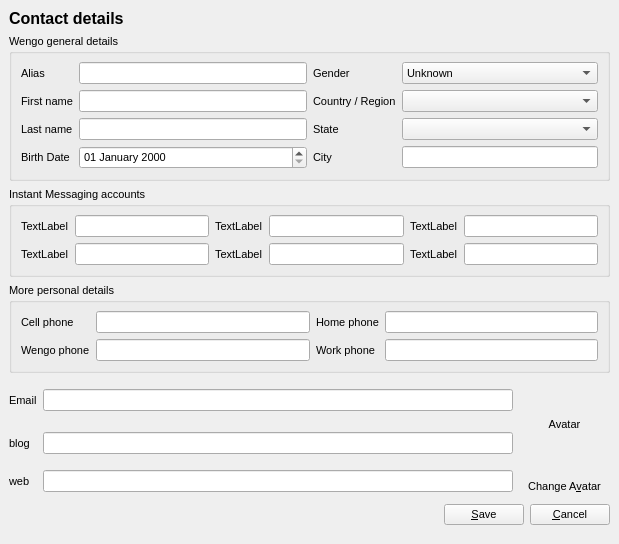
<ui version="4.0" >
 <author></author>
 <comment></comment>
 <exportmacro></exportmacro>
 <class>Form</class>
 <widget class="QWidget" name="Form" >
  <property name="geometry" >
   <rect>
    <x>0</x>
    <y>0</y>
    <width>619</width>
    <height>544</height>
   </rect>
  </property>
  <property name="font" >
   <font>
    <family>MS Shell Dlg</family>
    <pointsize>8</pointsize>
    <weight>50</weight>
    <italic>false</italic>
    <bold>false</bold>
    <underline>false</underline>
    <strikeout>false</strikeout>
   </font>
  </property>
  <property name="windowTitle" >
   <string>Wengophone Contact editor</string>
  </property>
  <layout class="QGridLayout" >
   <property name="margin" >
    <number>9</number>
   </property>
   <property name="spacing" >
    <number>6</number>
   </property>
   <item row="5" column="0" >
    <layout class="QHBoxLayout" >
     <property name="margin" >
      <number>0</number>
     </property>
     <property name="spacing" >
      <number>6</number>
     </property>
     <item>
      <layout class="QHBoxLayout" >
       <property name="margin" >
        <number>0</number>
       </property>
       <property name="spacing" >
        <number>6</number>
       </property>
       <item>
        <spacer>
         <property name="orientation" >
          <enum>Qt::Horizontal</enum>
         </property>
         <property name="sizeHint" >
          <size>
           <width>237</width>
           <height>24</height>
          </size>
         </property>
        </spacer>
       </item>
       <item>
        <widget class="QPushButton" name="saveChange" >
         <property name="text" >
          <string>&amp;Save</string>
         </property>
        </widget>
       </item>
       <item>
        <widget class="QPushButton" name="cancelChange" >
         <property name="text" >
          <string>&amp;Cancel</string>
         </property>
        </widget>
       </item>
      </layout>
     </item>
    </layout>
   </item>
   <item row="2" column="0" >
    <widget class="QGroupBox" name="IMAccountGroup" >
     <property name="title" >
      <string>Instant Messaging accounts</string>
     </property>
     <property name="flat" >
      <bool>false</bool>
     </property>
     <property name="checkable" >
      <bool>false</bool>
     </property>
     <layout class="QGridLayout" >
      <property name="margin" >
       <number>9</number>
      </property>
      <property name="spacing" >
       <number>6</number>
      </property>
      <item row="0" column="4" >
       <widget class="QLabel" name="imPic3" >
        <property name="text" >
         <string>TextLabel</string>
        </property>
       </widget>
      </item>
      <item row="0" column="2" >
       <widget class="QLabel" name="imPic2" >
        <property name="text" >
         <string>TextLabel</string>
        </property>
       </widget>
      </item>
      <item row="1" column="4" >
       <widget class="QLabel" name="imPic6" >
        <property name="text" >
         <string>TextLabel</string>
        </property>
       </widget>
      </item>
      <item row="1" column="1" >
       <widget class="QLineEdit" name="imAccount4" />
      </item>
      <item row="1" column="3" >
       <widget class="QLineEdit" name="imAccount5" />
      </item>
      <item row="0" column="3" >
       <widget class="QLineEdit" name="imAccount2" />
      </item>
      <item row="1" column="0" >
       <widget class="QLabel" name="imPic4" >
        <property name="text" >
         <string>TextLabel</string>
        </property>
       </widget>
      </item>
      <item row="1" column="5" >
       <widget class="QLineEdit" name="imAccount6" />
      </item>
      <item row="1" column="2" >
       <widget class="QLabel" name="imPic5" >
        <property name="text" >
         <string>TextLabel</string>
        </property>
       </widget>
      </item>
      <item row="0" column="1" >
       <widget class="QLineEdit" name="imAccount1" />
      </item>
      <item row="0" column="0" >
       <widget class="QLabel" name="imPic1" >
        <property name="text" >
         <string>TextLabel</string>
        </property>
       </widget>
      </item>
      <item row="0" column="5" >
       <widget class="QLineEdit" name="imAccount3" />
      </item>
     </layout>
    </widget>
   </item>
   <item row="1" column="0" >
    <widget class="QGroupBox" name="wengoGeneralDetailsGroup" >
     <property name="layoutDirection" >
      <enum>Qt::LeftToRight</enum>
     </property>
     <property name="title" >
      <string>Wengo general details</string>
     </property>
     <property name="flat" >
      <bool>false</bool>
     </property>
     <property name="checkable" >
      <bool>false</bool>
     </property>
     <layout class="QGridLayout" >
      <property name="margin" >
       <number>9</number>
      </property>
      <property name="spacing" >
       <number>6</number>
      </property>
      <item row="0" column="0" >
       <layout class="QGridLayout" >
        <property name="margin" >
         <number>0</number>
        </property>
        <property name="spacing" >
         <number>6</number>
        </property>
        <item row="3" column="0" >
         <widget class="QLabel" name="label_7" >
          <property name="text" >
           <string>Birth Date</string>
          </property>
         </widget>
        </item>
        <item row="2" column="1" >
         <widget class="QLineEdit" name="lastName" >
          <property name="maxLength" >
           <number>20</number>
          </property>
         </widget>
        </item>
        <item row="1" column="1" >
         <widget class="QLineEdit" name="firstName" >
          <property name="maxLength" >
           <number>20</number>
          </property>
         </widget>
        </item>
        <item row="3" column="1" >
         <widget class="QDateEdit" name="birthDate" >
          <property name="displayFormat" >
           <string>dd MMMM yyyy</string>
          </property>
         </widget>
        </item>
        <item row="1" column="0" >
         <widget class="QLabel" name="label_5" >
          <property name="text" >
           <string>First name</string>
          </property>
         </widget>
        </item>
        <item row="0" column="1" >
         <widget class="QLineEdit" name="alias" />
        </item>
        <item row="0" column="0" >
         <widget class="QLabel" name="label_3" >
          <property name="text" >
           <string>Alias</string>
          </property>
         </widget>
        </item>
        <item row="2" column="0" >
         <widget class="QLabel" name="label_6" >
          <property name="text" >
           <string>Last name</string>
          </property>
         </widget>
        </item>
       </layout>
      </item>
      <item row="0" column="1" >
       <layout class="QGridLayout" >
        <property name="margin" >
         <number>0</number>
        </property>
        <property name="spacing" >
         <number>6</number>
        </property>
        <item row="3" column="1" >
         <widget class="QLineEdit" name="city" >
          <property name="maxLength" >
           <number>20</number>
          </property>
         </widget>
        </item>
        <item row="2" column="0" >
         <widget class="QLabel" name="label_12" >
          <property name="text" >
           <string>State</string>
          </property>
         </widget>
        </item>
        <item row="0" column="0" >
         <widget class="QLabel" name="label_10" >
          <property name="text" >
           <string>Gender</string>
          </property>
         </widget>
        </item>
        <item row="1" column="1" >
         <widget class="QComboBox" name="country" />
        </item>
        <item row="1" column="0" >
         <widget class="QLabel" name="label_11" >
          <property name="text" >
           <string>Country / Region</string>
          </property>
         </widget>
        </item>
        <item row="2" column="1" >
         <widget class="QComboBox" name="state" />
        </item>
        <item row="3" column="0" >
         <widget class="QLabel" name="label_8" >
          <property name="text" >
           <string>City</string>
          </property>
         </widget>
        </item>
        <item row="0" column="1" >
         <widget class="QComboBox" name="gender" >
          <item>
           <property name="text" >
            <string>Unknown</string>
           </property>
          </item>
          <item>
           <property name="text" >
            <string>Male</string>
           </property>
          </item>
          <item>
           <property name="text" >
            <string>Female</string>
           </property>
          </item>
         </widget>
        </item>
       </layout>
      </item>
     </layout>
    </widget>
   </item>
   <item row="4" column="0" >
    <layout class="QGridLayout" >
     <property name="margin" >
      <number>0</number>
     </property>
     <property name="spacing" >
      <number>6</number>
     </property>
     <item row="1" column="0" >
      <widget class="QLabel" name="label_20" >
       <property name="text" >
        <string>blog</string>
       </property>
      </widget>
     </item>
     <item row="1" column="1" >
      <widget class="QLineEdit" name="blog" />
     </item>
     <item row="0" column="0" >
      <widget class="QLabel" name="label_19" >
       <property name="text" >
        <string>Email</string>
       </property>
      </widget>
     </item>
     <item row="0" column="1" >
      <widget class="QLineEdit" name="email" />
     </item>
     <item row="2" column="0" >
      <widget class="QLabel" name="label_21" >
       <property name="text" >
        <string>web</string>
       </property>
      </widget>
     </item>
     <item rowspan="3" row="0" column="2" >
      <layout class="QVBoxLayout" >
       <property name="margin" >
        <number>0</number>
       </property>
       <property name="spacing" >
        <number>6</number>
       </property>
       <item>
        <widget class="QLabel" name="avatar" >
         <property name="minimumSize" >
          <size>
           <width>91</width>
           <height>91</height>
          </size>
         </property>
         <property name="maximumSize" >
          <size>
           <width>91</width>
           <height>91</height>
          </size>
         </property>
         <property name="palette" >
          <palette>
           <active>
            <color>
             <red>0</red>
             <green>0</green>
             <blue>0</blue>
            </color>
            <color>
             <red>212</red>
             <green>208</green>
             <blue>200</blue>
            </color>
            <color>
             <red>255</red>
             <green>255</green>
             <blue>255</blue>
            </color>
            <color>
             <red>234</red>
             <green>229</green>
             <blue>220</blue>
            </color>
            <color>
             <red>128</red>
             <green>128</green>
             <blue>128</blue>
            </color>
            <color>
             <red>141</red>
             <green>139</green>
             <blue>133</blue>
            </color>
            <color>
             <red>0</red>
             <green>0</green>
             <blue>0</blue>
            </color>
            <color>
             <red>255</red>
             <green>255</green>
             <blue>255</blue>
            </color>
            <color>
             <red>0</red>
             <green>0</green>
             <blue>0</blue>
            </color>
            <color>
             <red>255</red>
             <green>255</green>
             <blue>255</blue>
            </color>
            <color>
             <red>195</red>
             <green>212</green>
             <blue>191</blue>
            </color>
            <color>
             <red>64</red>
             <green>64</green>
             <blue>64</blue>
            </color>
            <color>
             <red>10</red>
             <green>36</green>
             <blue>106</blue>
            </color>
            <color>
             <red>255</red>
             <green>255</green>
             <blue>255</blue>
            </color>
            <color>
             <red>0</red>
             <green>0</green>
             <blue>255</blue>
            </color>
            <color>
             <red>255</red>
             <green>0</green>
             <blue>255</blue>
            </color>
            <color>
             <red>232</red>
             <green>232</green>
             <blue>232</blue>
            </color>
           </active>
           <inactive>
            <color>
             <red>0</red>
             <green>0</green>
             <blue>0</blue>
            </color>
            <color>
             <red>212</red>
             <green>208</green>
             <blue>200</blue>
            </color>
            <color>
             <red>255</red>
             <green>255</green>
             <blue>255</blue>
            </color>
            <color>
             <red>234</red>
             <green>229</green>
             <blue>220</blue>
            </color>
            <color>
             <red>128</red>
             <green>128</green>
             <blue>128</blue>
            </color>
            <color>
             <red>141</red>
             <green>139</green>
             <blue>133</blue>
            </color>
            <color>
             <red>0</red>
             <green>0</green>
             <blue>0</blue>
            </color>
            <color>
             <red>255</red>
             <green>255</green>
             <blue>255</blue>
            </color>
            <color>
             <red>0</red>
             <green>0</green>
             <blue>0</blue>
            </color>
            <color>
             <red>255</red>
             <green>255</green>
             <blue>255</blue>
            </color>
            <color>
             <red>195</red>
             <green>212</green>
             <blue>191</blue>
            </color>
            <color>
             <red>64</red>
             <green>64</green>
             <blue>64</blue>
            </color>
            <color>
             <red>212</red>
             <green>208</green>
             <blue>200</blue>
            </color>
            <color>
             <red>0</red>
             <green>0</green>
             <blue>0</blue>
            </color>
            <color>
             <red>0</red>
             <green>0</green>
             <blue>255</blue>
            </color>
            <color>
             <red>255</red>
             <green>0</green>
             <blue>255</blue>
            </color>
            <color>
             <red>232</red>
             <green>232</green>
             <blue>232</blue>
            </color>
           </inactive>
           <disabled>
            <color>
             <red>106</red>
             <green>104</green>
             <blue>100</blue>
            </color>
            <color>
             <red>212</red>
             <green>208</green>
             <blue>200</blue>
            </color>
            <color>
             <red>255</red>
             <green>255</green>
             <blue>255</blue>
            </color>
            <color>
             <red>233</red>
             <green>231</green>
             <blue>227</blue>
            </color>
            <color>
             <red>128</red>
             <green>128</green>
             <blue>128</blue>
            </color>
            <color>
             <red>141</red>
             <green>139</green>
             <blue>133</blue>
            </color>
            <color>
             <red>106</red>
             <green>104</green>
             <blue>100</blue>
            </color>
            <color>
             <red>255</red>
             <green>255</green>
             <blue>255</blue>
            </color>
            <color>
             <red>106</red>
             <green>104</green>
             <blue>100</blue>
            </color>
            <color>
             <red>195</red>
             <green>212</green>
             <blue>191</blue>
            </color>
            <color>
             <red>195</red>
             <green>212</green>
             <blue>191</blue>
            </color>
            <color>
             <red>0</red>
             <green>0</green>
             <blue>0</blue>
            </color>
            <color>
             <red>10</red>
             <green>36</green>
             <blue>106</blue>
            </color>
            <color>
             <red>255</red>
             <green>255</green>
             <blue>255</blue>
            </color>
            <color>
             <red>0</red>
             <green>0</green>
             <blue>255</blue>
            </color>
            <color>
             <red>255</red>
             <green>0</green>
             <blue>255</blue>
            </color>
            <color>
             <red>232</red>
             <green>232</green>
             <blue>232</blue>
            </color>
           </disabled>
          </palette>
         </property>
         <property name="text" >
          <string>Avatar</string>
         </property>
         <property name="alignment" >
          <set>Qt::AlignCenter</set>
         </property>
        </widget>
       </item>
       <item>
        <widget class="QPushButton" name="changeAvatar" >
         <property name="text" >
          <string>Change A&amp;vatar</string>
         </property>
         <property name="flat" >
          <bool>true</bool>
         </property>
        </widget>
       </item>
      </layout>
     </item>
     <item row="2" column="1" >
      <widget class="QLineEdit" name="web" />
     </item>
    </layout>
   </item>
   <item row="0" column="0" >
    <widget class="QLabel" name="label_2" >
     <property name="font" >
      <font>
       <family>MS Shell Dlg</family>
       <pointsize>8</pointsize>
       <weight>50</weight>
       <italic>false</italic>
       <bold>false</bold>
       <underline>false</underline>
       <strikeout>false</strikeout>
      </font>
     </property>
     <property name="text" >
      <string>&lt;html>&lt;head>&lt;meta name="qrichtext" content="1" />&lt;/head>&lt;body style=" white-space: pre-wrap; font-family:MS Shell Dlg; font-size:8pt; font-weight:400; font-style:normal; text-decoration:none;">&lt;p style=" margin-top:0px; margin-bottom:0px; margin-left:0px; margin-right:0px; -qt-block-indent:0; text-indent:0px;">&lt;span style=" font-size:12pt; font-weight:600;">Contact details&lt;/span>&lt;/p>&lt;/body>&lt;/html></string>
     </property>
    </widget>
   </item>
   <item row="3" column="0" >
    <widget class="QGroupBox" name="personalDetailsGroup" >
     <property name="title" >
      <string>More personal details</string>
     </property>
     <property name="flat" >
      <bool>false</bool>
     </property>
     <property name="checkable" >
      <bool>false</bool>
     </property>
     <layout class="QGridLayout" >
      <property name="margin" >
       <number>9</number>
      </property>
      <property name="spacing" >
       <number>6</number>
      </property>
      <item row="1" column="3" >
       <widget class="QLineEdit" name="workPhone" />
      </item>
      <item row="1" column="2" >
       <widget class="QLabel" name="label_18" >
        <property name="text" >
         <string>Work phone</string>
        </property>
       </widget>
      </item>
      <item row="0" column="1" >
       <widget class="QLineEdit" name="cellPhone" />
      </item>
      <item row="1" column="1" >
       <widget class="QLineEdit" name="wengoPhone" />
      </item>
      <item row="0" column="0" >
       <widget class="QLabel" name="label_15" >
        <property name="text" >
         <string>Cell phone</string>
        </property>
       </widget>
      </item>
      <item row="1" column="0" >
       <widget class="QLabel" name="label_16" >
        <property name="text" >
         <string>Wengo phone</string>
        </property>
       </widget>
      </item>
      <item row="0" column="3" >
       <widget class="QLineEdit" name="homePhone" />
      </item>
      <item row="0" column="2" >
       <widget class="QLabel" name="label_17" >
        <property name="text" >
         <string>Home phone</string>
        </property>
       </widget>
      </item>
     </layout>
    </widget>
   </item>
   <item row="6" column="0" >
    <spacer>
     <property name="orientation" >
      <enum>Qt::Vertical</enum>
     </property>
     <property name="sizeHint" >
      <size>
       <width>20</width>
       <height>40</height>
      </size>
     </property>
    </spacer>
   </item>
  </layout>
 </widget>
 <pixmapfunction></pixmapfunction>
 <tabstops>
  <tabstop>alias</tabstop>
  <tabstop>firstName</tabstop>
  <tabstop>lastName</tabstop>
  <tabstop>birthDate</tabstop>
  <tabstop>gender</tabstop>
  <tabstop>country</tabstop>
  <tabstop>state</tabstop>
  <tabstop>city</tabstop>
  <tabstop>cellPhone</tabstop>
  <tabstop>wengoPhone</tabstop>
  <tabstop>homePhone</tabstop>
  <tabstop>workPhone</tabstop>
  <tabstop>email</tabstop>
  <tabstop>blog</tabstop>
  <tabstop>web</tabstop>
  <tabstop>changeAvatar</tabstop>
  <tabstop>saveChange</tabstop>
  <tabstop>cancelChange</tabstop>
  <tabstop>imAccount4</tabstop>
  <tabstop>imAccount5</tabstop>
  <tabstop>imAccount2</tabstop>
  <tabstop>imAccount6</tabstop>
  <tabstop>imAccount1</tabstop>
  <tabstop>imAccount3</tabstop>
 </tabstops>
 <resources/>
 <connections/>
</ui>
